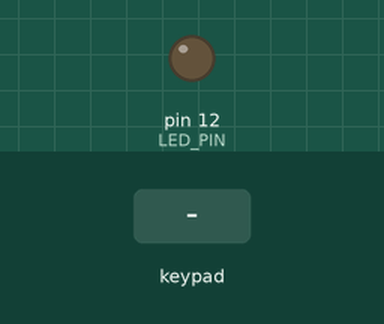
This sketch was run on a simulated Arduino Uno, built with avr-gcc and run on an emulated ATmega328P. Shown: output pins drawn as LEDs (lit = HIGH). The inputs (shaded band) are chosen by the test bench. What the sketch prints to the serial monitor is not drawn.

Above: at 1.2 s.
1.3 s: keypad keys 1 8 2 5 * pressed 0.4 s apart
At 4.2 s:
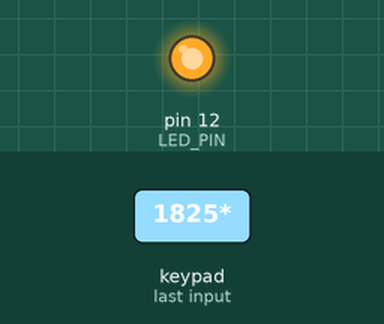
4.8 s: key '*' pressed
At 5.5 s:
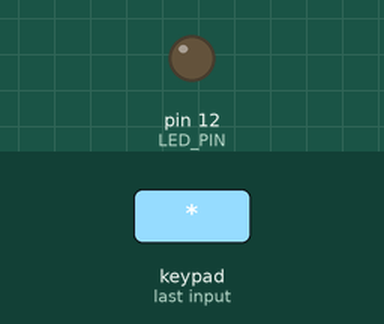
Timing chart, 0 to 7.8 s (numbered marks = the images above; inputs shaded):
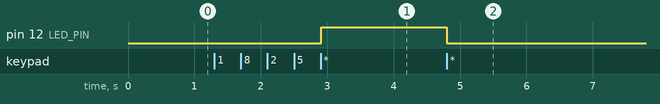

The sketch:

Keyboard.ino
```cpp
#include <Keypad.h>

#define NROWS 4
#define NCOLS 4

/* define row and colomn pins */
byte RowPins[NROWS] = {9, 8, 7, 6};
byte ColPins[NCOLS] = {5, 4, 3, 2};

char HexKeys[NROWS][NCOLS] = {
  {'1','2','3','A'},
  {'4','5','6','B'},
  {'7','8','9','C'},
  {'*','0','#','D'}
};

/* initialize an instance of class Keypad */
Keypad MyKeypad = Keypad( makeKeymap(HexKeys), RowPins, ColPins, NROWS, NCOLS);

#define PIN_LENGTH 4
const char PIN[] = {'1', '8', '2', '5'};
#define PRINT_LENGTH 6
const char locked_state[] = {'L', 'O', 'C', 'K', 'E', 'D'};
const char unlocked_state[] = {'U', 'N', 'L', 'O', 'C', 'K'};
const char failed_state[] = {'F','A', 'I', 'L', 'E', 'D'};

bool Lock = true;
char KeyBuffer [PIN_LENGTH];
char LatestKey;

#define LED_PIN 12


void setup(){
  pinMode(LED_PIN,OUTPUT);
  Serial.begin(9600);
}

void loop(){
   LatestKey = MyKeypad.getKey();
   if (Lock){
      if (LatestKey == '*'){
         if (check_pin()){
            Lock = false;
            print_state('U');
            digitalWrite(LED_PIN,HIGH);
         } else {  // i.e. pin check failed
            print_state('F');
         }
         reset_buffer();
      } else if (LatestKey){   // i.e. another key (different form '*') has been pressed
         Serial.print(LatestKey);
         update_buffer(LatestKey);
      }
   } else if (LatestKey == '*'){   // i.e. && Lock == false
         Lock = true;
         print_state('L');
         reset_buffer();
         digitalWrite(LED_PIN,LOW);
   }
}


void update_buffer (char latest_key){
   uint8_t j;
   for (j=0; j<PIN_LENGTH-1; j++){
      KeyBuffer[j] = KeyBuffer[j+1];
   }
   KeyBuffer[PIN_LENGTH-1] = latest_key;
}

bool check_pin (void){
   uint8_t checksum = 0;
   int j;
   for (j=0; j<PIN_LENGTH; j++){
      if (KeyBuffer[j] == PIN[j]){
         checksum++;
      }
   }
   if (checksum == PIN_LENGTH)
      return true;
   else
      return false;
}

void reset_buffer (void){
   int j;
   for (j=0; j<PIN_LENGTH; j++){
      KeyBuffer[j] = '0';
   }
}

void print_state (char X){

   const char *string_to_print = nullptr;
   if (X == 'L')
      string_to_print = locked_state;
   else if (X == 'U')
      string_to_print = unlocked_state;
   else if (X == 'F')
      string_to_print = failed_state;

   Serial.println();
   for (int j=0; j<PRINT_LENGTH; j++){
       Serial.print(string_to_print[j]);
    }
     Serial.println();
}
```

Measured:
- after the input at 1.3 s, pin 12 (LED_PIN): LOW → HIGH after 1.6 s
- after the input at 4.8 s, pin 12 (LED_PIN): HIGH → LOW at once
